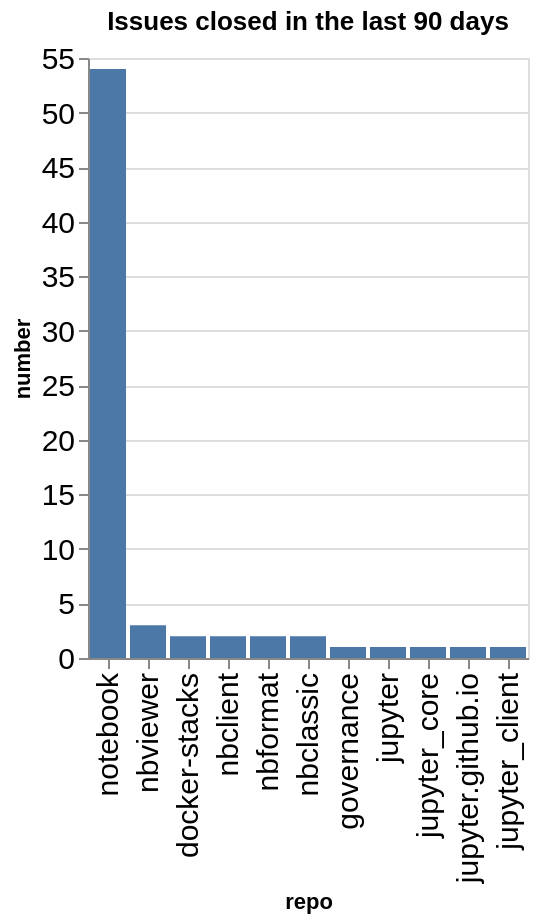

This figure's notebook cell:
### Code cell
closed_counts = closed.groupby(['org', 'repo']).count()['number'].reset_index()
closed_counts['org/repo'] = closed_counts.apply(lambda a: a['org'] + '/' + a['repo'], axis=1)
sorted_vals = closed_counts.sort_values(['number'], ascending=False)['repo'].values
alt.Chart(data=closed_counts, title=f"Issues closed in the last {n_days} days").mark_bar().encode(
    x=alt.X('repo', sort=alt.Sort(sorted_vals.tolist())),
    y='number',
)

### Figure 1 — Vega-Lite specification as saved in the notebook (floating-point values rounded to 4 significant figures)
{"config": {"axisLeft": {"labelFontSize": 15}, "axisBottom": {"labelFontSize": 15}}, "data": {"name": "data-abc73c8e2e3fbe55e594d1811beb05c8"}, "mark": {"type": "bar"}, "encoding": {"x": {"field": "repo", "sort": ["notebook", "nbviewer", "docker-stacks", "nbclient", "nbformat", "nbclassic", "governance", "jupyter", "jupyter_core", "jupyter.github.io", "jupyter_client"], "type": "nominal"}, "y": {"field": "number", "type": "quantitative"}}, "title": "Issues closed in the last 90 days", "$schema": "https://vega.github.io/schema/vega-lite/v5.20.1.json", "datasets": {"data-abc73c8e2e3fbe55e594d1811beb05c8": [{"org": "jupyter", "repo": "docker-stacks", "number": 2, "org/repo": "jupyter/docker-stacks"}, {"org": "jupyter", "repo": "governance", "number": 1, "org/repo": "jupyter/governance"}, {"org": "jupyter", "repo": "jupyter", "number": 1, "org/repo": "jupyter/jupyter"}, {"org": "jupyter", "repo": "jupyter.github.io", "number": 1, "org/repo": "jupyter/jupyter.github.io"}, {"org": "jupyter", "repo": "jupyter_client", "number": 1, "org/repo": "jupyter/jupyter_client"}, {"org": "jupyter", "repo": "jupyter_core", "number": 1, "org/repo": "jupyter/jupyter_core"}, {"org": "jupyter", "repo": "nbclassic", "number": 2, "org/repo": "jupyter/nbclassic"}, {"org": "jupyter", "repo": "nbclient", "number": 2, "org/repo": "jupyter/nbclient"}, {"org": "jupyter", "repo": "nbformat", "number": 2, "org/repo": "jupyter/nbformat"}, {"org": "jupyter", "repo": "nbviewer", "number": 3, "org/repo": "jupyter/nbviewer"}, {"org": "jupyter", "repo": "notebook", "number": 54, "org/repo": "jupyter/notebook"}]}}
